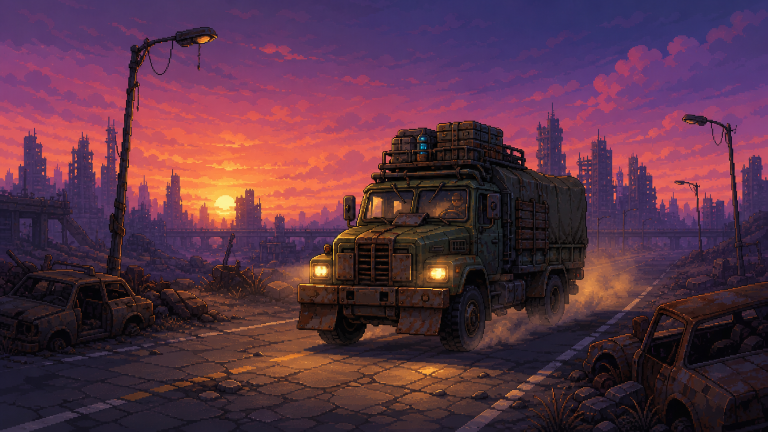
#> input picture art_src/modern/cutscenes/couriers.png, 1536 x 864 px (shown at 1/2 size); its folder holds only this picture in this run
$ python build_cutscene_art.py
#> lines starting #> are read from the running program, lines starting #| are printed output that depends on the picture
### art_src/pixelize.py
"""생성 이미지를 게임용 픽셀 아트로 다듬는다.

큰 그림을 목표 픽셀 크기로 줄이고, 색 수를 제한하고, 반투명 가장자리를 없애고,
필요하면 1픽셀 외곽선을 두른다. 게임은 이 결과를 1:1로 그린 뒤 화면 전체를 정수배 확대한다.

python art_src/pixelize.py <입력.png> <출력.png> (--height N | --width N | --size WxH) [--colors N] [--outline]
"""
import argparse
from PIL import Image

OUTLINE = (24, 18, 28, 255)


def pixelize(src, dst, height=None, width=None, size=None, colors=24, outline=False, kmeans=0):
    """kmeans > 0: 색 줄이기 뒤에 k-평균으로 팔레트를 다듬는다. 초상화처럼 작은 그림에서
    눈빛·문신 같은 작은 강조색이 사라지지 않게 한다. 0이면 예전과 같다."""
#> called with src = 'art_src/modern/cutscenes/couriers.png', size = (768, 432), colors = 64, outline = False, kmeans = 0
    im = Image.open(src).convert("RGBA")
    if size:
        target = size
    elif height:
        target = (max(1, round(im.width * height / im.height)), height)
    else:
        target = (width, max(1, round(im.height * width / im.width)))
    small = im.resize(target, Image.LANCZOS)
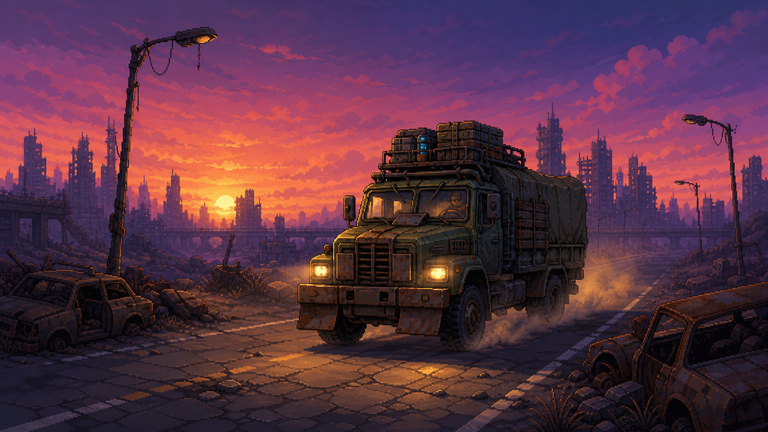
#> small: PIL image 768x432 RGBA; mean R, G, B, A 89.3, 50.5, 68.5, 255
    alpha = small.getchannel("A").point(lambda a: 255 if a >= 128 else 0)
#> alpha: PIL image 768x432 L; every value is 255
    rgb = small.convert("RGB")
    q = rgb.quantize(colors=colors, method=Image.Quantize.MEDIANCUT, kmeans=kmeans, dither=Image.Dither.NONE).convert("RGB")
    out = q.convert("RGBA")
    out.putalpha(alpha)
    if outline:
        w, h = out.size
        padded = Image.new("RGBA", (w + 2, h + 2), (0, 0, 0, 0))
        padded.paste(out, (1, 1))
        src_px = padded.copy().load()
        px = padded.load()
        for y in range(h + 2):
            for x in range(w + 2):
                if src_px[x, y][3] != 0:
                    continue
                for dx, dy in ((1, 0), (-1, 0), (0, 1), (0, -1)):
                    nx, ny = x + dx, y + dy
                    if 0 <= nx < w + 2 and 0 <= ny < h + 2 and src_px[nx, ny][3] != 0:
                        px[x, y] = OUTLINE
                        break
        out = padded
    out.save(dst)
    return out.size


# [13 lines that do not run on import are left out]

### art_src/build_cutscene_art.py
"""컷신 그림을 원본에서 게임용으로 만든다.

python art_src/build_cutscene_art.py

art_src/modern/cutscenes/<이름>.png (1536x864) -> TradeGame/assets/art/cutscenes/<이름>.png (768x432, 64색).
화면(640x360)보다 조금 커서 컷신이 그림을 천천히 훑는다 (data/cutscenes/*.json의 from/to).
"""
import os
import sys

HERE = os.path.dirname(os.path.abspath(__file__))
sys.path.insert(0, HERE)
from pixelize import pixelize  # noqa: E402

SRC = os.path.join(HERE, "modern", "cutscenes")
DST = os.path.join(os.path.dirname(HERE), "TradeGame", "assets", "art", "cutscenes")

if __name__ == "__main__":
    os.makedirs(DST, exist_ok=True)
    for f in sorted(os.listdir(SRC)):
        if f.endswith(".png"):
            print(f, pixelize(os.path.join(SRC, f), os.path.join(DST, f), size=(768, 432), colors=64))

$ run again, on art_src/modern/cutscenes/road_title.png
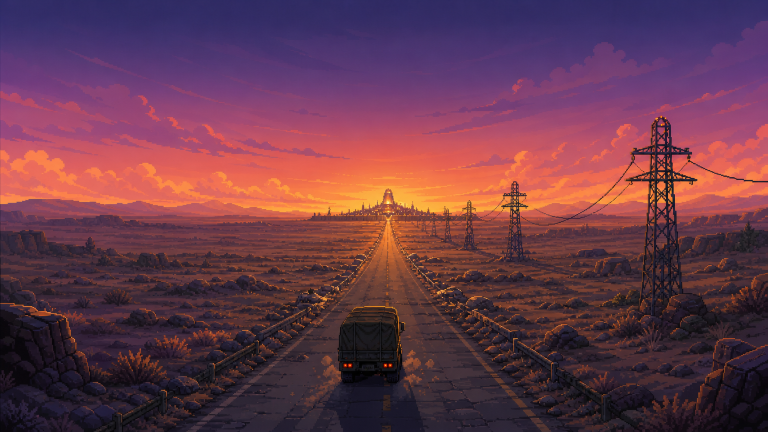
#> input picture art_src/modern/cutscenes/road_title.png, 1536 x 864 px (shown at 1/2 size)
#> in pixelize, `small = im.resize(target, Image.LANCZOS)`:
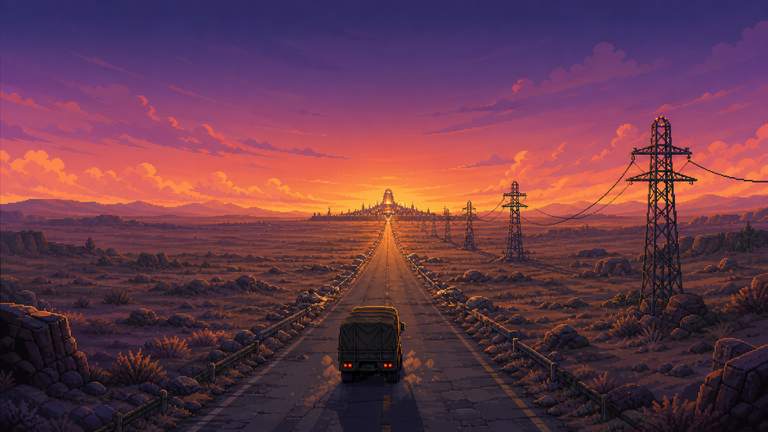
#> small: PIL image 768x432 RGBA; mean R, G, B, A 104.1, 57.9, 74.7, 255
#> alpha: PIL image 768x432 L; every value is 255

$ run again, on art_src/modern/cutscenes/war_end.png
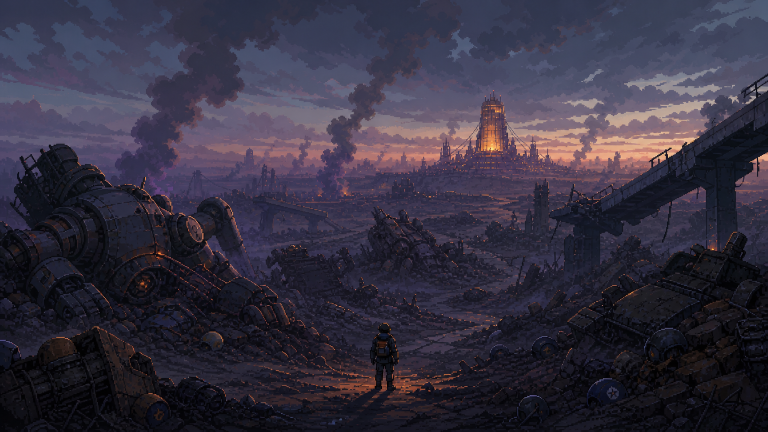
#> input picture art_src/modern/cutscenes/war_end.png, 1536 x 864 px (shown at 1/2 size)
#> in pixelize, `small = im.resize(target, Image.LANCZOS)`:
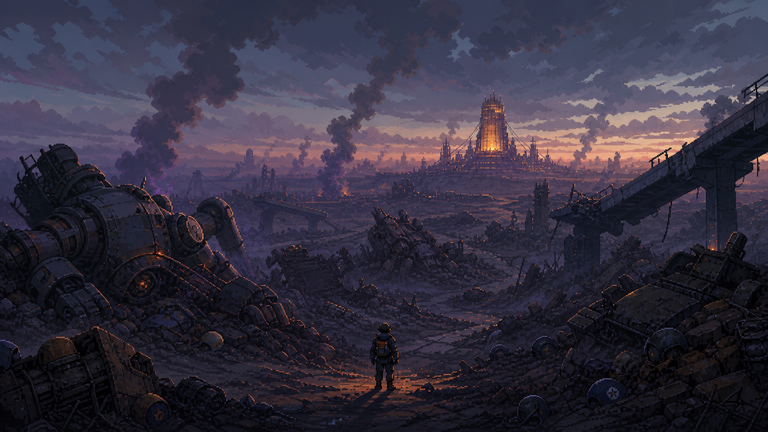
#> small: PIL image 768x432 RGBA; mean R, G, B, A 53.4, 48.9, 64.8, 255
#> alpha: PIL image 768x432 L; every value is 255

$ run again, on art_src/modern/cutscenes/greenhouse.png
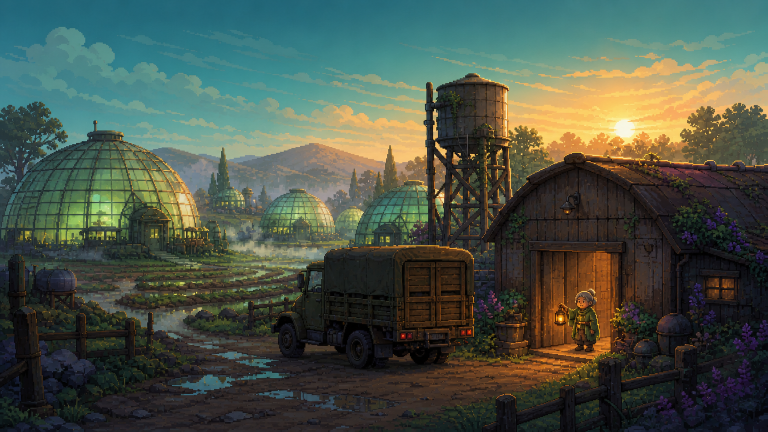
#> input picture art_src/modern/cutscenes/greenhouse.png, 1536 x 864 px (shown at 1/2 size)
#> in pixelize, `small = im.resize(target, Image.LANCZOS)`:
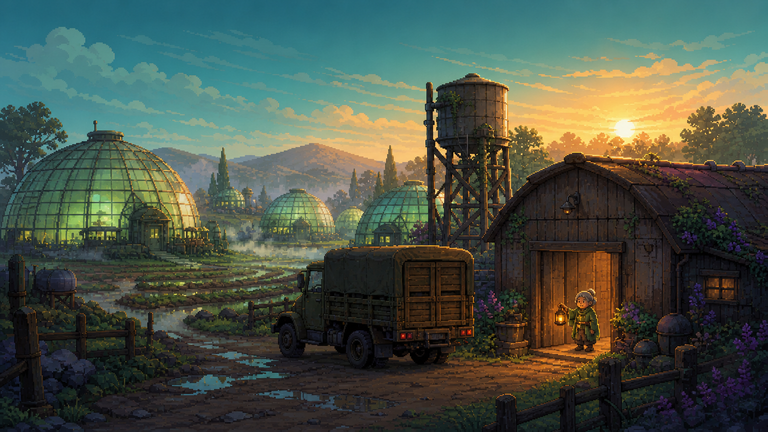
#> small: PIL image 768x432 RGBA; mean R, G, B, A 74, 84.2, 72, 255
#> alpha: PIL image 768x432 L; every value is 255
#> in pixelize, `q = rgb.quantize(colors=colors, method=Image.Quantize.MEDIANCUT, kmean..`:
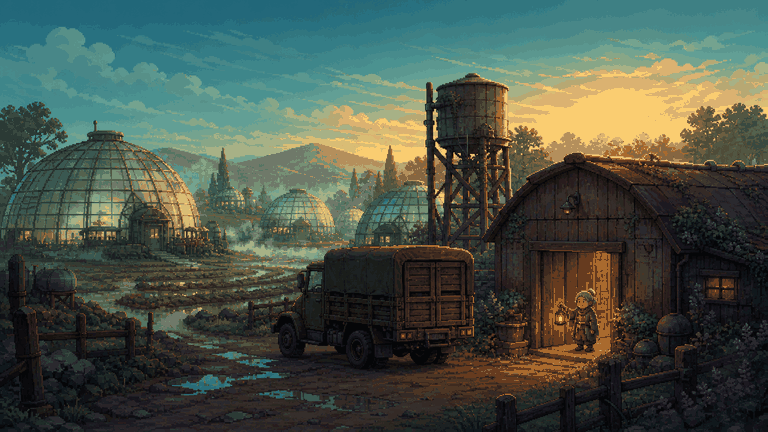
#> q: PIL image 768x432 RGB; mean R, G, B 73.2, 84.1, 72.4
